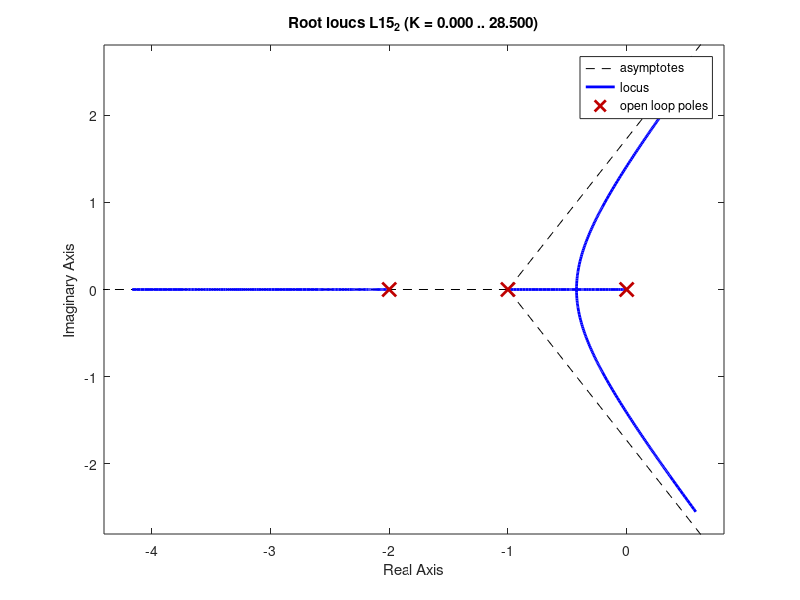

Source code (MATLAB):
L15_o = tf( [1], [1, 1, 0] )
rlocus(L15_o) %generate a complementary root-locus plot with an automatically chosen 
grid

L15_0 = tf( [1], [1, 1, 0, 0] )
rlocus(L15_0) %generate a complementary root-locus plot with an automatically chosen 
grid

L15_5 = tf( [1], [1, 1.5, 0.5, 0] )
rlocus(L15_5) %generate a complementary root-locus plot with an automatically chosen 
grid

L15_1 = tf( [1], [1, 2, 1, 0] )
rlocus(L15_1) %generate a complementary root-locus plot with an automatically chosen 
grid

L15_2 = tf( [1], [1, 3, 2, 0] )
rlocus(L15_2) %generate a complementary root-locus plot with an automatically chosen 
grid